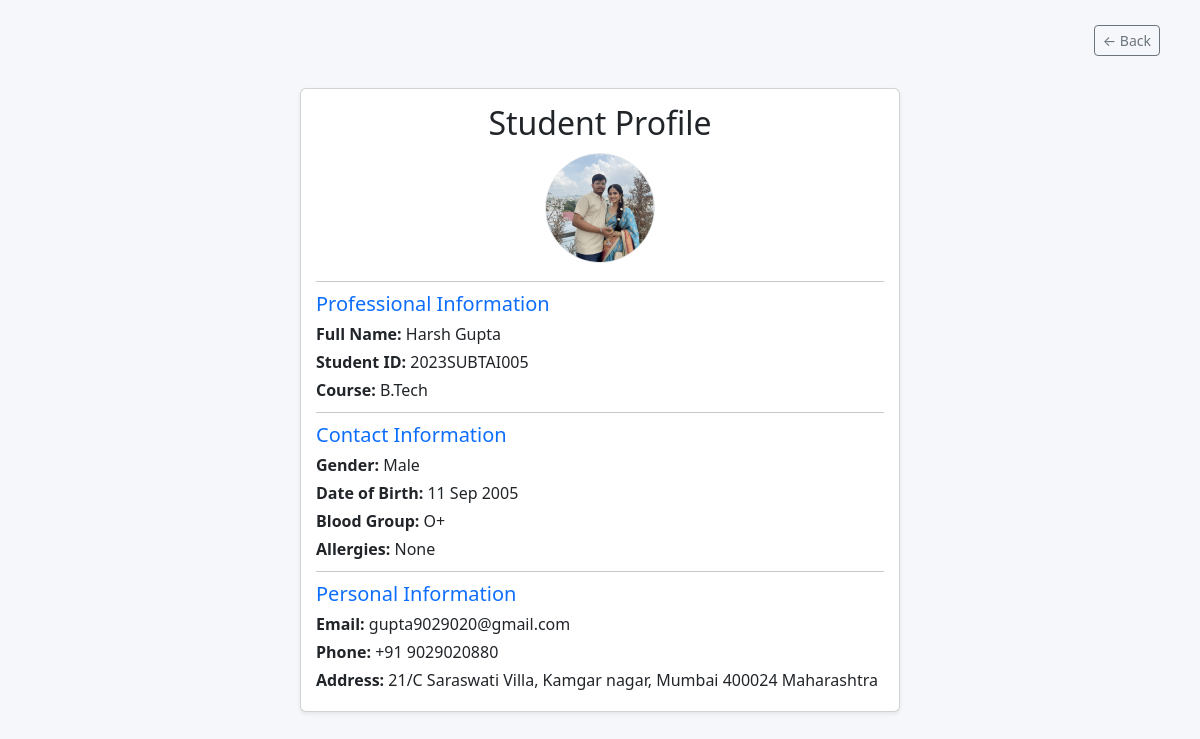
Screenshot of /student-profile/ (signed in) with the database file from the repository.
### health/models.py (models this page shows, shortened)
class Student(models.Model):
    user = models.OneToOneField(User, on_delete=models.CASCADE)
    student_id = models.CharField(max_length=20)
    course = models.CharField(max_length=100)
    phone = models.CharField(max_length=15, blank=True)
    profile_photo = models.ImageField(upload_to='student_profiles/', null=True, blank=True)
    blood_group = models.CharField(max_length=5, blank=True)
    allergies = models.TextField(blank=True)
    gender = models.CharField(max_length=10, blank=True)
    date_of_birth = models.DateField(null=True, blank=True)
    address = models.TextField(blank=True)

### health/views.py (the view)
# urls.py: path('student-profile/', views.student_profile, name='student_profile'),
def student_profile(request):
    student = Student.objects.get(user=request.user)
    return render(request,'student_profile.html',{
        'student': student
    })

### health/templates/student_profile.html (shortened to what this page needs)
<link href="https://cdn.jsdelivr.net/npm/bootstrap@5.3.0/dist/css/bootstrap.min.css" rel="stylesheet">
<div class="back-btn">
    <a href="/student/" class="btn btn-outline-secondary btn-sm">← Back</a>
</div>
<div class="center-page">
    <div class="profile-card">
        <div class="card shadow-sm">
            <div class="card-body text-center">
                <h2>Student Profile</h2>
                {% if student.profile_photo %}
                <img src="{{ student.profile_photo.url }}" class="rounded-circle mb-2 border" width="110" height="110" style="object-fit:cover">
                {% else %}
                <div class="mb-2">
                    <div class="bg-primary text-white rounded-circle d-inline-flex align-items-center justify-content-center" style="width:110px;height:110px;font-size:30px">
                        {{ student.user.username|first|upper }}
                    </div>
                </div>
                {% endif %}
                <hr>
                <div class="text-start">
                    <h5 class="text-primary">Professional Information</h5>
                    <p><strong>Full Name:</strong> {{ student.user.get_full_name }}</p>
                    <p><strong>Student ID:</strong> {{ student.student_id }}</p>
                    <p><strong>Course:</strong> {{ student.course }}</p>
                    <hr>
                    <h5 class="text-primary">Contact Information</h5>
                    <p><strong>Gender:</strong> {{ student.gender }}</p>
                    <p><strong>Date of Birth:</strong> {{ student.date_of_birth|date:"d M Y" }}</p>
                    <p><strong>Blood Group:</strong> {{ student.blood_group }}</p>
                    <p><strong>Allergies:</strong> {{ student.allergies }}</p>
                    <hr>
                    <h5 class="text-primary">Personal Information</h5>
                    <p><strong>Email:</strong> {{ student.user.email }}</p>
                    <p><strong>Phone:</strong> {{ student.phone }}</p>
                    <p><strong>Address:</strong> {{ student.address }}</p>
                </div>
            </div>
        </div>
    </div>
</div>

### health/templates/student_profile.html (style rules this page uses)
.center-page { height:100vh;display:flex;justify-content:center;align-items:center; }
.profile-card { width:600px; }
.card-body { padding:15px; }
h2 { margin-bottom:10px; }
h5 { margin-bottom:6px; }
p { margin-bottom:4px; }
hr { margin:10px 0; }
.back-btn { position:absolute;top:25px;right:40px; }

### rows the page displays
Student: profile_photo (picture), user.get_full_name "Harsh Gupta", student_id "2023SUBTAI005", course "B.Tech", gender "Male", date_of_birth "11 Sep 2005", blood_group "O+", allergies "None", user.email "gupta9029020@gmail.com", phone "+91 9029020880", address "21/C Saraswati Villa, Kamgar nagar, Mumbai 400024 Maharashtra"
